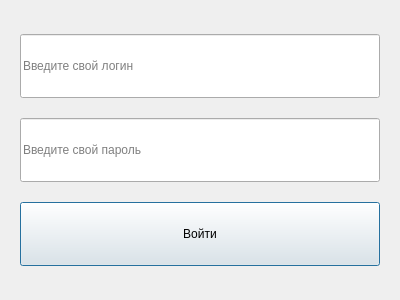
<?xml version="1.0" encoding="UTF-8"?>
<ui version="4.0">
 <class>AuthDialog</class>
 <widget class="QDialog" name="AuthDialog">
  <property name="geometry">
   <rect>
    <x>0</x>
    <y>0</y>
    <width>400</width>
    <height>300</height>
   </rect>
  </property>
  <property name="minimumSize">
   <size>
    <width>400</width>
    <height>300</height>
   </size>
  </property>
  <property name="maximumSize">
   <size>
    <width>400</width>
    <height>300</height>
   </size>
  </property>
  <property name="windowTitle">
   <string>Авторизация</string>
  </property>
  <widget class="QWidget" name="verticalLayoutWidget">
   <property name="geometry">
    <rect>
     <x>20</x>
     <y>20</y>
     <width>360</width>
     <height>260</height>
    </rect>
   </property>
   <layout class="QVBoxLayout" name="verticalLayout">
    <item>
     <widget class="QLineEdit" name="UsernameLine">
      <property name="minimumSize">
       <size>
        <width>64</width>
        <height>64</height>
       </size>
      </property>
      <property name="placeholderText">
       <string>Введите свой логин</string>
      </property>
     </widget>
    </item>
    <item>
     <widget class="QLineEdit" name="PasswordLine">
      <property name="minimumSize">
       <size>
        <width>64</width>
        <height>64</height>
       </size>
      </property>
      <property name="placeholderText">
       <string>Введите свой пароль</string>
      </property>
     </widget>
    </item>
    <item>
     <widget class="QPushButton" name="LoginButton">
      <property name="minimumSize">
       <size>
        <width>64</width>
        <height>64</height>
       </size>
      </property>
      <property name="text">
       <string>Войти</string>
      </property>
     </widget>
    </item>
   </layout>
  </widget>
 </widget>
 <resources/>
 <connections/>
</ui>
